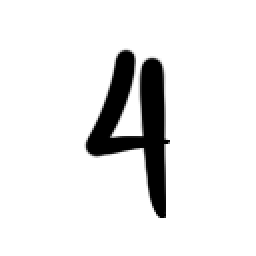
#> input picture lab_6/four.gif, 128 x 128 px (shown 2 times larger)
$ jupyter execute --allow-errors Lab6_solution.ipynb
#> lines starting #> are read from the running program, lines starting #| are printed output that depends on the picture; long printed decimals are rounded
### lab_6/neural_network.py
import numpy as np
import matplotlib.pyplot as plt

def sigmoid(X):
    return 1/(1+np.exp(-X))

class neuralNetwork:
    def __init__(self, iNodes, hNodes, oNodes, lRate):
        # Number of input, hidden and output nodes
        self.iNodes = iNodes
        self.hNodes = hNodes
        self.oNodes = oNodes
        # Weight matrices, wih and who, initialized with random numbers that follow a normal distribution
        self.wih = np.random.normal(0.0, 0.5, (self.hNodes,self.iNodes))
        self.who = np.random.normal(0.0, 0.5, (self.oNodes,self.hNodes))
        # Learning rate (for session 7)
        self.lRate = lRate
        # Activation function is the sigmoid function
        self.actFunc = sigmoid

    def __str__(self):
        return f"Input nodes: {self.iNodes}, Hidden nodes: {self.hNodes}, Output nodes: {self.oNodes}, Learning rate: {self.lRate}, wih matrix shape: {self.wih.shape}, who matrix shape: {self.who.shape}"

    def query(self, imgArr):
        # Transform the image into a vector
        inputs = imgArr.flatten()
        # Move signal into hidden layer
        hiddenInputs = np.dot(self.wih, inputs)
        # Apply the activation function
        hiddenOutputs = self.actFunc(hiddenInputs)
        # Move signal into output layer
        outputs = np.dot(self.who, hiddenOutputs)
        # Apply the activation function
        prediction = self.actFunc(outputs)
        return prediction

### lab_6/Lab6_solution.ipynb
# Lab 6

## Problem 1

**b) Create a 1D Numpy array labels and read in all labels from `labels.txt`**

[cell 1]
import numpy as np

label_list = []

#> (the rest of this cell did not finish here and is left out)

**c) Create a 3D Numpy array test. The first dimension shall represent the image index (0 to 9999) while the second and third dimension represent the image pixels.**

[cell 2]
image_size = 28
num_images = 10000

test = np.empty((num_images, image_size, image_size))
# print("Shape of the array:", test.shape)

**d) Generate a list of all images `imgNames`` using list comprehension.**

[cell 3]
img_names = ["data/test_"+str(i).zfill(len(str(num_images)))+".gif" for i in range(num_images)]

**e) Iterate through all image files. In every iteration, load the associated image file, convert it to a Numpy
array, divide it by 255 to normalize it to 1 and store it in test.**

[cell 4]
from PIL import Image
# iterate through all image files
    # load the associated image file, convert it to a Numpy array
    # divide it by 225 to normalize it to 1
    # store it in test

i = 0
#> (the rest of this cell did not finish here and is left out)

[cell 5]
# print(test[150])

## Problem 2

**a) Draw a digit**

**b) Load image of digit onto notebook and rescale**

[cell 6]
filename = 'four.gif'
#> filename = 'four.gif'
my_digit_img = Image.open(filename).convert('L') # Load image
my_digit_resized = my_digit_img.resize(size=(image_size ,image_size)) # resize it to 28 x 28
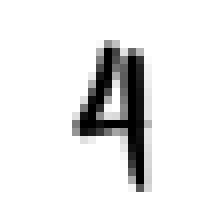
#> my_digit_resized: PIL image 28x28 L (shown 8 times larger); min 0, max 255, mean 232
my_digit_np = np.array(my_digit_resized)  / 255

**c) Generate a single plot of five MNIST images of your digit**

[cell 7]
# I have the images in my `test` np.array
# I have the labels for each image in my `labels` np.array

# Find 5 instances of my digit in `labels`
# Store their index
# Find the corresponding images in my array `test`

desired_digit = 4
#> (the rest of this cell did not finish here and is left out)

[cell 8]
import matplotlib.pyplot as plt
# Generate plot with images of my digit
# Create a figure and 2x3 grid of subplots
fig, axs = plt.subplots(2, 3, figsize=(12, 8))

# Flatten the axs array for easier iteration
axs_flat = axs.flatten()

# Loop through data and subplots to plot
#> (the rest of this cell did not finish here and is left out)

# Problem 3

**a) Copy all the code that is required to create an instance of the class `neuralNetwork` which will be extended method by method throughout the next weeks before we switch to `Tensorflow`.**

[cell 9]
from neural_network import neuralNetwork as nn

iNodes = 784 # The images are 28x28 pixels
hNodes = 100 # An educated guess
oNodes = 10 # Ten digits

lRate = 0.3 # More on that next week

testNet = nn(iNodes, hNodes, oNodes, lRate) # Create an instance of the network

print(testNet)

**b) Write a function `softmax(arr)` that applies the softmax operation to a Numpy array**

$\textrm{softmax(}x\textrm{)} = \frac{\textrm{exp(}x_{i}\textrm{)}}{\sum \textrm{exp(}x_{i}\textrm{)}}$

[cell 10]
def softmax(arr):
    numerator = np.exp(arr)
    denominator = np.sum(np.exp(arr))
    return (numerator / denominator)

**c) Use the network’s query method to feed your handwritten digit into the network. Divide the image array by 255 before you pass it to the query method. Apply the softmax function to the output vector and verify that the sum of its entries equals 1.**

[cell 11]
prediction = testNet.query(my_digit_np)
#> in query, `inputs = imgArr.flatten()`: inputs = 784 values, max 1 at index 0, min 0 at index 181, mean 0.91
#> in query, `hiddenInputs = np.dot(self.wih, inputs)`: hiddenInputs = 100 values, max 35.19 at index 20, min -43.69 at index 69, mean -1.67
#> in query, `hiddenInputs = np.dot(self.wih, inputs)`:
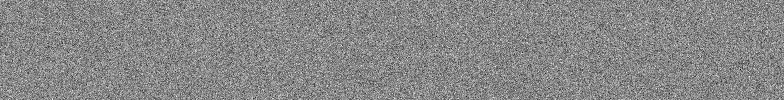
#> self.wih: shape (100, 784) float64; min -2.43, max 2.12, mean -0.00137; drawn with min black and max white
#> in query, `hiddenOutputs = self.actFunc(hiddenInputs)`: hiddenOutputs = 100 values, max 1 at index 20, min 1.06e-19 at index 69, mean 0.449
#> in query, `outputs = np.dot(self.who, hiddenOutputs)`: outputs = [-3.03, -0.307, -4.32, 4.31, 2.62, -2.46, -3.64, 0.764, 0.658, -1.16]
#> in query, `prediction = self.actFunc(outputs)`: prediction = [0.0461, 0.424, 0.0131, 0.987, 0.932, 0.0789, 0.0256, 0.682, 0.659, 0.239]
norm_prediction = softmax(prediction)
#> in softmax, `numerator = np.exp(arr)`: numerator = [1.05, 1.53, 1.01, 2.68, 2.54, 1.08, 1.03, 1.98, 1.93, 1.27]
#> in softmax, `denominator = np.sum(np.exp(arr))`: denominator = 16.1
#> norm_prediction = [0.065, 0.0949, 0.0629, 0.167, 0.158, 0.0672, 0.0637, 0.123, 0.12, 0.0789]

print(norm_prediction)
#| [0.06504  0.0949 0.06293 0.1666  0.1578 0.06721
#|  0.06372  0.1229 0.12 0.0789]
print(np.sum(norm_prediction))
#| 1.0
